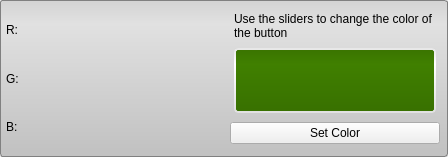
<?xml version="1.0" encoding="UTF-8"?>
<ui version="4.0">
 <class>ColorPickerWidget</class>
 <widget class="QWidget" name="ColorPickerWidget">
  <property name="geometry">
   <rect>
    <x>0</x>
    <y>0</y>
    <width>448</width>
    <height>157</height>
   </rect>
  </property>
  <property name="sizePolicy">
   <sizepolicy hsizetype="Preferred" vsizetype="Fixed">
    <horstretch>0</horstretch>
    <verstretch>0</verstretch>
   </sizepolicy>
  </property>
  <property name="windowTitle">
   <string>ColorPickerWidget</string>
  </property>
  <property name="styleSheet">
   <string notr="true">QWidget#color_sample_{
	background-color: rgb(64, 128, 0);
	border: 2px solid white;
	border-radius: 4px;
}

QWidget#base_{
	background-color: qlineargradient(spread:pad, x1:0.5, y1:0, x2:0.5, y2:0.960227, stop:0 rgba(211, 211, 211, 255), stop:0.155779 rgba(225, 225, 225, 255), stop:1 rgba(194, 194, 194, 255));
	border: 1px solid gray;
	border-radius: 3px;
}

QWidget#gradient_{
	background-color: qlineargradient(spread:pad, x1:0.5, y1:0, x2:0.5, y2:0.960227, stop:0 rgba(0, 0, 0, 25), stop:0.258706 rgba(40, 40, 40, 0), stop:1 rgba(0, 0, 0, 30));
	border-radius: 3px;
}</string>
  </property>
  <layout class="QHBoxLayout" name="horizontalLayout">
   <property name="spacing">
    <number>0</number>
   </property>
   <property name="margin">
    <number>0</number>
   </property>
   <item>
    <widget class="QWidget" name="base_" native="true">
     <layout class="QHBoxLayout" name="horizontalLayout_3">
      <property name="spacing">
       <number>4</number>
      </property>
      <property name="margin">
       <number>4</number>
      </property>
      <item>
       <widget class="QWidget" name="widget_2" native="true">
        <layout class="QVBoxLayout" name="verticalLayout">
         <property name="spacing">
          <number>1</number>
         </property>
         <property name="margin">
          <number>2</number>
         </property>
         <item>
          <widget class="QWidget" name="widget_17" native="true">
           <layout class="QHBoxLayout" name="r_h_layout_">
            <property name="spacing">
             <number>4</number>
            </property>
            <property name="margin">
             <number>0</number>
            </property>
            <item>
             <widget class="QLabel" name="label">
              <property name="minimumSize">
               <size>
                <width>16</width>
                <height>0</height>
               </size>
              </property>
              <property name="text">
               <string>R:</string>
              </property>
             </widget>
            </item>
           </layout>
          </widget>
         </item>
         <item>
          <widget class="QWidget" name="widget_18" native="true">
           <layout class="QHBoxLayout" name="g_h_layout_">
            <property name="spacing">
             <number>4</number>
            </property>
            <property name="margin">
             <number>0</number>
            </property>
            <item>
             <widget class="QLabel" name="label_2">
              <property name="minimumSize">
               <size>
                <width>16</width>
                <height>0</height>
               </size>
              </property>
              <property name="text">
               <string>G:</string>
              </property>
             </widget>
            </item>
           </layout>
          </widget>
         </item>
         <item>
          <widget class="QWidget" name="widget_19" native="true">
           <layout class="QHBoxLayout" name="b_h_layout_">
            <property name="spacing">
             <number>4</number>
            </property>
            <property name="margin">
             <number>0</number>
            </property>
            <item>
             <widget class="QLabel" name="label_3">
              <property name="minimumSize">
               <size>
                <width>16</width>
                <height>0</height>
               </size>
              </property>
              <property name="text">
               <string>B:</string>
              </property>
             </widget>
            </item>
           </layout>
          </widget>
         </item>
        </layout>
       </widget>
      </item>
      <item>
       <widget class="QWidget" name="widget_16" native="true">
        <layout class="QVBoxLayout" name="verticalLayout_2">
         <property name="spacing">
          <number>0</number>
         </property>
         <property name="margin">
          <number>4</number>
         </property>
         <item>
          <widget class="QWidget" name="widget_20" native="true">
           <property name="sizePolicy">
            <sizepolicy hsizetype="Preferred" vsizetype="Fixed">
             <horstretch>0</horstretch>
             <verstretch>0</verstretch>
            </sizepolicy>
           </property>
           <layout class="QHBoxLayout" name="horizontalLayout_10">
            <property name="spacing">
             <number>0</number>
            </property>
            <property name="margin">
             <number>4</number>
            </property>
            <item>
             <widget class="QLabel" name="label_4">
              <property name="text">
               <string>Use the sliders to change the color of the button</string>
              </property>
              <property name="wordWrap">
               <bool>true</bool>
              </property>
             </widget>
            </item>
           </layout>
          </widget>
         </item>
         <item>
          <widget class="QWidget" name="widget_22" native="true">
           <layout class="QHBoxLayout" name="horizontalLayout_17">
            <property name="spacing">
             <number>0</number>
            </property>
            <property name="margin">
             <number>4</number>
            </property>
            <item>
             <widget class="QWidget" name="color_sample_" native="true">
              <layout class="QHBoxLayout" name="horizontalLayout_2">
               <property name="spacing">
                <number>0</number>
               </property>
               <property name="margin">
                <number>0</number>
               </property>
               <item>
                <widget class="QWidget" name="gradient_" native="true"/>
               </item>
              </layout>
             </widget>
            </item>
           </layout>
          </widget>
         </item>
         <item>
          <widget class="QWidget" name="widget_21" native="true">
           <property name="sizePolicy">
            <sizepolicy hsizetype="Preferred" vsizetype="Fixed">
             <horstretch>0</horstretch>
             <verstretch>0</verstretch>
            </sizepolicy>
           </property>
           <property name="minimumSize">
            <size>
             <width>0</width>
             <height>32</height>
            </size>
           </property>
           <layout class="QHBoxLayout" name="horizontalLayout_16">
            <property name="spacing">
             <number>0</number>
            </property>
            <property name="margin">
             <number>0</number>
            </property>
            <item>
             <widget class="QPushButton" name="set_color_button_">
              <property name="text">
               <string>Set Color</string>
              </property>
             </widget>
            </item>
           </layout>
          </widget>
         </item>
        </layout>
       </widget>
      </item>
     </layout>
    </widget>
   </item>
  </layout>
 </widget>
 <resources/>
 <connections/>
</ui>
